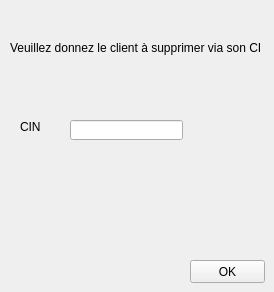
          <widget class="QWidget" name="suppression_2">
           <attribute name="title">
            <string>Suppression</string>
           </attribute>
           <widget class="QLabel" name="label_38">
            <property name="geometry">
             <rect>
              <x>10</x>
              <y>40</y>
              <width>251</width>
              <height>16</height>
             </rect>
            </property>
            <property name="styleSheet">
             <string notr="true">font: 87 8pt &quot;Arial Black&quot;;
font: 75 8pt &quot;MS Shell Dlg 2&quot;;</string>
            </property>
            <property name="text">
             <string>Veuillez donnez le client à supprimer via son CIN:</string>
            </property>
           </widget>
           <widget class="QLineEdit" name="lineEdit_supp_2">
            <property name="geometry">
             <rect>
              <x>70</x>
              <y>120</y>
              <width>113</width>
              <height>20</height>
             </rect>
            </property>
           </widget>
           <widget class="QLabel" name="label_53">
            <property name="geometry">
             <rect>
              <x>20</x>
              <y>120</y>
              <width>47</width>
              <height>14</height>
             </rect>
            </property>
            <property name="text">
             <string>CIN</string>
            </property>
           </widget>
           <widget class="QPushButton" name="pushButton_suppR">
            <property name="geometry">
             <rect>
              <x>190</x>
              <y>260</y>
              <width>75</width>
              <height>23</height>
             </rect>
            </property>
            <property name="text">
             <string>OK</string>
            </property>
           </widget>
          </widget>
